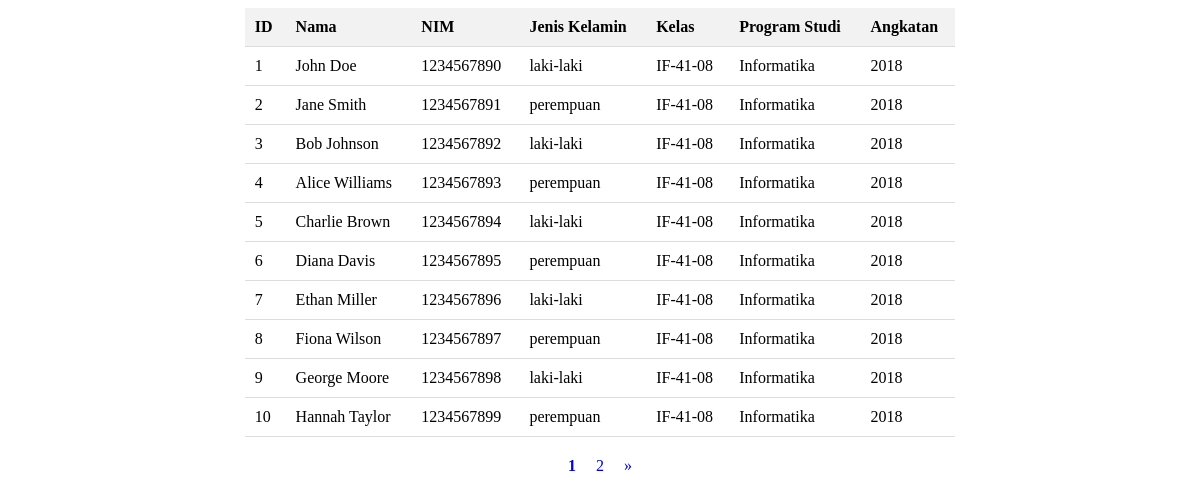
The page / on the database its author committed.
### tables this page shows
CREATE TABLE IF NOT EXISTS `mahasiswa` (
  `id` int(11) NOT NULL AUTO_INCREMENT,
  `nama` varchar(255) NOT NULL,
  `nim` varchar(255) NOT NULL,
  `jenis_kelamin` enum('laki-laki','perempuan') NOT NULL,
  `kelas` varchar(255) NOT NULL,
  `program_studi` varchar(255) NOT NULL,
  `angkatan` varchar(255) NOT NULL,
  PRIMARY KEY (`id`)
);

### index.php (called while the page is built, shortened)
<?php
$page = isset($_GET['page']) ? (int)$_GET['page'] : 1;
$studentsPerPage = 10;
$db = new Database($_ENV['DB_SERVER'], $_ENV['DB_USERNAME'], $_ENV['DB_PASSWORD'], $_ENV['DB_NAME']);
$studentRepo = new StudentRepository($db);
$studentView = new StudentView();
$result = $studentRepo->getStudents($page, $studentsPerPage);
$totalStudents = $studentRepo->getTotalStudents();
$totalPages = ceil($totalStudents / $studentsPerPage);
$studentView->render($result, $page, $totalPages);
?>

### src/Repositories/StudentRepository.php (called while the page is built, shortened)
<?php
class StudentRepository {
    private $db;
    public function __construct(Database $db) {
        $this->db = $db;
    }
    public function getStudents($page, $studentsPerPage) {
        $start = ($page - 1) * $studentsPerPage;
        $sql = "SELECT * FROM mahasiswa LIMIT ?, ?";
        $stmt = $this->db->prepare($sql);
        $stmt->bind_param("ii", $start, $studentsPerPage);
        $stmt->execute();
        return $stmt->get_result();
    }
    public function getTotalStudents() {
        $result = $this->db->query("SELECT COUNT(*) as total FROM mahasiswa");
        $row = $result->fetch_assoc();
        return $row['total'];
    }
}
?>

### src/Config/Database.php (called while the page is built, shortened)
<?php
class Database {
    private $conn;
    public function __construct($servername, $username, $password, $dbname) {
        $this->conn = new mysqli($servername, $username, $password, $dbname);
    }
    public function prepare($sql) {
        return $this->conn->prepare($sql);
    }
    public function query($sql) {
        return $this->conn->query($sql);
    }
}
?>

### src/Views/StudentView.php (the view, shortened to what this page needs)
<?php
class StudentView {
    public function render($result, $page, $totalPages) {
        echo '<table class="centered-table">';
        echo "<tr><th>ID</th><th>Nama</th><th>NIM</th><th>Jenis Kelamin</th><th>Kelas</th><th>Program Studi</th><th>Angkatan</th></tr>";
        while($row = $result->fetch_assoc()) {
            echo "<tr><td>".$row["id"]."</td><td>".$row["nama"]."</td><td>".$row["nim"]."</td><td>".$row["jenis_kelamin"]."</td><td>".$row["kelas"]."</td><td>".$row["program_studi"]."</td><td>".$row["angkatan"]."</td></tr>";
        }
        echo "</table>";
        echo '<div class="pagination">';
        for ($i = 1; $i <= $totalPages; $i++) {
            if ($i == $page) {
                echo "<a href='?page=$i'><strong>$i</strong></a>";
            } else {
                echo "<a href='?page=$i'>$i</a>";
            }
        }
        if ($page < $totalPages) {
            echo "<a href='?page=".($page + 1)."'>»</a>";
        }
        echo '</div>';
    }
}
?>

### src/Views/StudentView.php (style rules this page uses)
.centered-table { margin: auto; border-collapse: collapse; width: 60%; padding-top: 20px; }
.centered-table th, .centered-table td { padding: 10px; text-align: justify; border-bottom: 1px solid #ddd; }
.centered-table th { background-color: #f2f2f2; }
.pagination { display: flex; justify-content: center; margin: 20px 0; }
.pagination a { margin: 0 10px; text-decoration: none; }

### rows shown on the page
mahasiswa: id "1", nama "John Doe", nim "1234567890", jenis_kelamin "laki-laki", kelas "IF-41-08", program_studi "Informatika", angkatan "2018"
mahasiswa: id "2", nama "Jane Smith", nim "1234567891", jenis_kelamin "perempuan", kelas "IF-41-08", program_studi "Informatika", angkatan "2018"
mahasiswa: id "3", nama "Bob Johnson", nim "1234567892", jenis_kelamin "laki-laki", kelas "IF-41-08", program_studi "Informatika", angkatan "2018"
mahasiswa: id "4", nama "Alice Williams", nim "1234567893", jenis_kelamin "perempuan", kelas "IF-41-08", program_studi "Informatika", angkatan "2018"
mahasiswa: id "5", nama "Charlie Brown", nim "1234567894", jenis_kelamin "laki-laki", kelas "IF-41-08", program_studi "Informatika", angkatan "2018"
mahasiswa: id "6", nama "Diana Davis", nim "1234567895", jenis_kelamin "perempuan", kelas "IF-41-08", program_studi "Informatika", angkatan "2018"
mahasiswa: id "7", nama "Ethan Miller", nim "1234567896", jenis_kelamin "laki-laki", kelas "IF-41-08", program_studi "Informatika", angkatan "2018"
mahasiswa: id "8", nama "Fiona Wilson", nim "1234567897", jenis_kelamin "perempuan", kelas "IF-41-08", program_studi "Informatika", angkatan "2018"
mahasiswa: id "9", nama "George Moore", nim "1234567898", jenis_kelamin "laki-laki", kelas "IF-41-08", program_studi "Informatika", angkatan "2018"
mahasiswa: id "10", nama "Hannah Taylor", nim "1234567899", jenis_kelamin "perempuan", kelas "IF-41-08", program_studi "Informatika", angkatan "2018"
